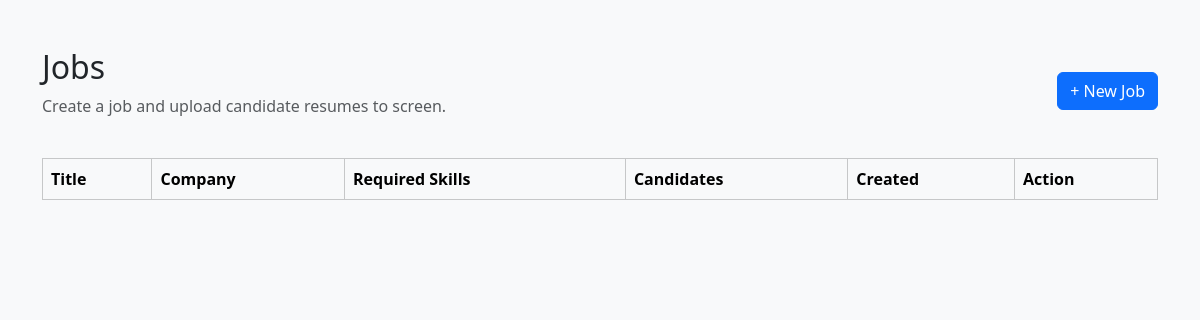
/jobs (signed in), run on an earlier commit of the app's database.
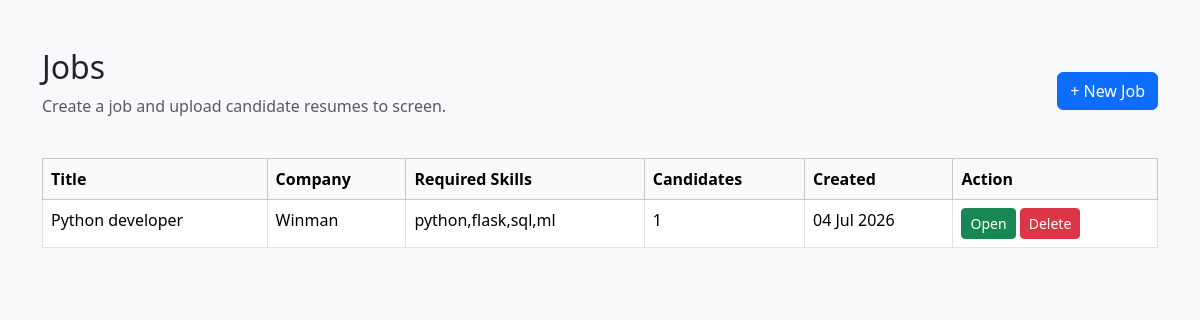
And on a later commit of the database.
### tables this page shows
CREATE TABLE jobs(

        id INTEGER PRIMARY KEY AUTOINCREMENT,

        title TEXT,
        company TEXT,
        location TEXT,
        experience INTEGER,
        education TEXT,
        required_skills TEXT,
        job_description TEXT,
        created_date TEXT
    );

### app.py (the view)
@app.route("/jobs")
def jobs():
    if not session.get("logged_in"):
        return redirect("/login")
    rows = get_all_jobs()
    jobs = []
    for row in rows:
        jobs.append({
    "id": row[0],
    "title": row[1],
    "company": row[2],
    "location": row[3],
    "experience": row[4],
    "education": row[5],
    "required_skills": row[6],
    "job_description": row[7],
    "created_date": row[8],
    "candidate_count": get_candidate_count(row[0])
})
    return render_template(
        "jobs.html",
        jobs=jobs
    )

### utils/database.py (called while the page is built)
def get_all_jobs():
    conn = sqlite3.connect(DB_PATH)
    cursor = conn.cursor()
    cursor.execute("""
    SELECT *
    FROM jobs
    ORDER BY id DESC
    """)
    rows = cursor.fetchall()
    conn.close()
    return rows

def get_candidate_count(job_id):
    conn = sqlite3.connect(DB_PATH)
    cursor = conn.cursor()
    cursor.execute("""
        SELECT COUNT(*)
        FROM candidates
        WHERE job_id=?
    """, (job_id,))
    count = cursor.fetchone()[0]
    conn.close()
    return count

### templates/jobs.html (shortened to what this page needs)
<!DOCTYPE html>
<html>
<head>
    <link href="https://cdn.jsdelivr.net/npm/bootstrap@5.3.3/dist/css/bootstrap.min.css" rel="stylesheet">
</head>
<body class="bg-light">
<div class="container py-5">
    <div class="d-flex justify-content-between align-items-center mb-4">
        <div>
            <h2>Jobs</h2>
            <p class="text-muted">
                Create a job and upload candidate resumes to screen.
            </p>
        </div>
        <button
            class="btn btn-primary"
            data-bs-toggle="modal"
            data-bs-target="#jobModal">
            + New Job
        </button>
    </div>
    <table class="table table-bordered bg-white">
        <thead class="table-light">
        <tr>
            <th>Title</th>
<th>Company</th>
<th>Required Skills</th>
<th>Candidates</th>
<th>Created</th>
<th>Action</th>
        </tr>
        </thead>
        <tbody>
        {% for job in jobs %}
        <tr>
    <td>{{ job.title }}</td>
    <td>{{ job.company }}</td>
    <td>{{ job.required_skills }}</td>
    <td>
        {{ job.candidate_count }}
    </td>
    <td>{{ job.created_date }}</td>
    <td>
        <a
        href="/job/{{ job.id }}"
        class="btn btn-success btn-sm">
        Open
        </a>
        <a
        href="/delete_job/{{ job.id }}"
        class="btn btn-danger btn-sm"
        onclick="return confirm('Delete this job?')">
        Delete
        </a>
    </td>
</tr>
        {% endfor %}
        </tbody>
    </table>
    </div>
</body>
</html>

What changed in the data, as far as the page shows it:
added jobs: title "Python developer", company "Winman", required_skills "python,flask,sql,ml", candidate_count "1", created_date "04 Jul 2026"
